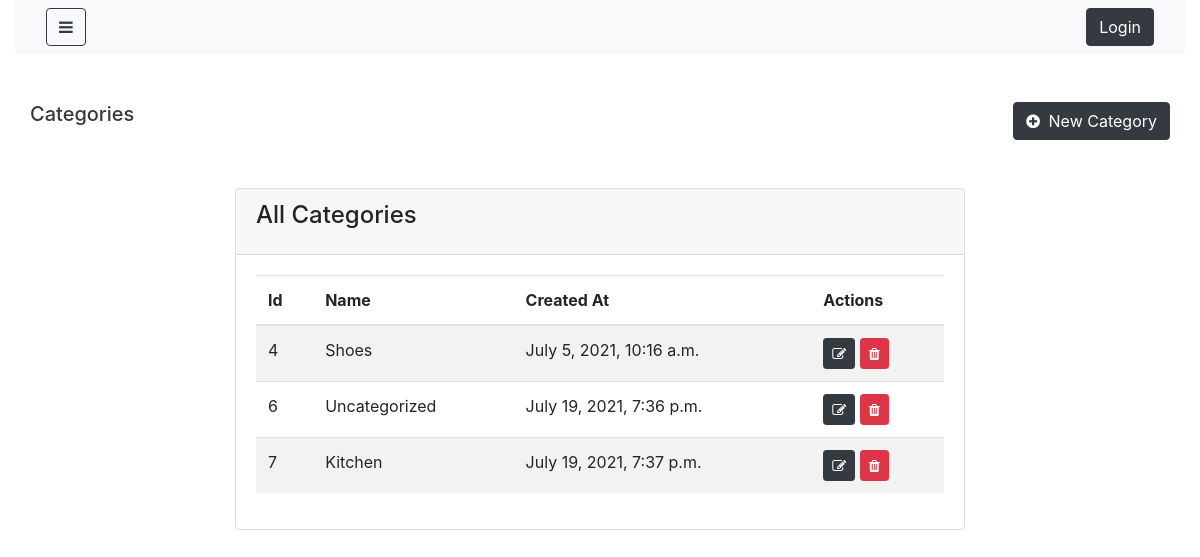
The page /categories on the database as committed earlier.
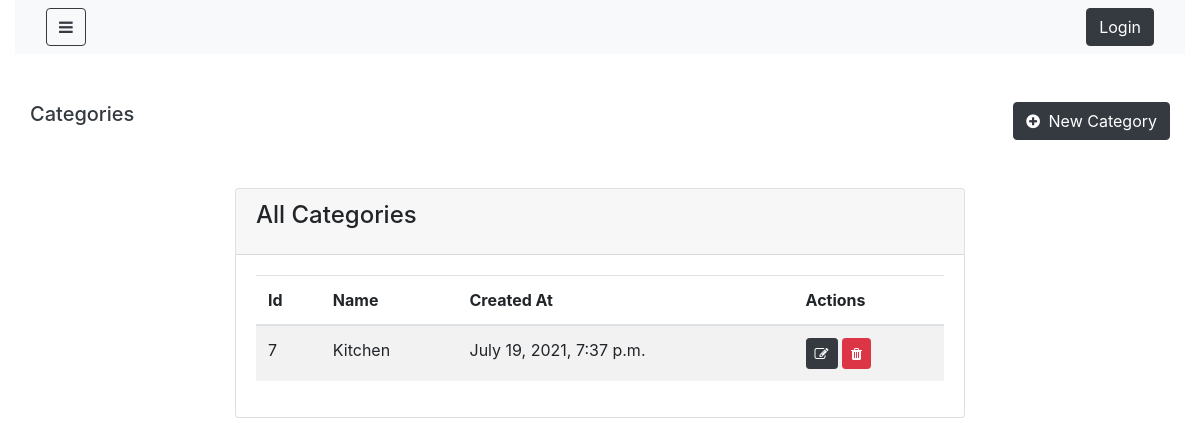
The same page on the database as committed later.
### shop/models.py (models this page shows, shortened)
class Category(models.Model):
    name= models.CharField(blank=False, null=False,max_length=50)
    parent_id=models.ForeignKey('Category', null=True, blank=True,on_delete=models.CASCADE)
    created_at=models.DateTimeField(auto_now_add=True)
    updated_at=models.DateTimeField(auto_now=True)

### shop/views.py (the view)
# urls.py: path('categories',CategoryList.as_view(), name='categories'),
class CategoryList(ListView):
    login_required=True
    model=Category
    template_name= 'shop/admin/category_list.html'

### shop/templates/shop/admin/category_list.html (shortened to what this page needs)
{% extends 'shop/admin/layouts/admin_master.html' %}
{% block content %}
<div class="container">
    <div class="row my-5">
        <h5 class="text-dark">Categories</h5>
        <a href="{% url 'category_create' %}" class="btn btn-dark ml-auto">
            <i class="fa fa-plus-circle mr-1" aria-hidden="true"></i> New Category
        </a>
    </div>
    <div class="row justify-content-center my-5">
        <div class="col-lg-8">
            <div class="card">
                <div class="card-header">
                    <h4 class="card-title">All Categories</h4>
                </div>
                <div class="card-body">
                    <table class="table table-striped table-hover">
                        <thead>
                            <tr>
                                <th>Id</th>
                                <th>Name</th>
                                <th>Created At</th>
                                <th>Actions</th>
                            </tr>
                        </thead>
                        <tbody>
                            {% for object in object_list %}
                                <tr id="category_id_{{object.id}}">
                                    <td>{{object.id}}</td>
                                    <td>{{object.name}}</td>
                                    <td>{{object.created_at}}</td>
                                    <td>
                                        <a href="{% url 'category_update' object.id %}" class="btn btn-dark btn-sm">
                                            <i class="fa fa-edit"></i>
                                        </a>
                                        <button onclick="deleteCategory(
                                            '{{object.id}}'
                                        )" class="btn btn-danger btn-sm">
                                            <i class="fa fa-trash"></i>
                                    </td>
                                </tr>
                            {% endfor %}
                        </tbody>
                    </table>
                </div>
            </div>
        </div>
    </div>
</div>
{% endblock %}

Rows that differ between the two databases and show on the page:
removed Category: id "4", name "Shoes", created_at "July 5, 2021, 10:16 a.m."
removed Category: id "6", name "Uncategorized", created_at "July 19, 2021, 7:36 p.m."
